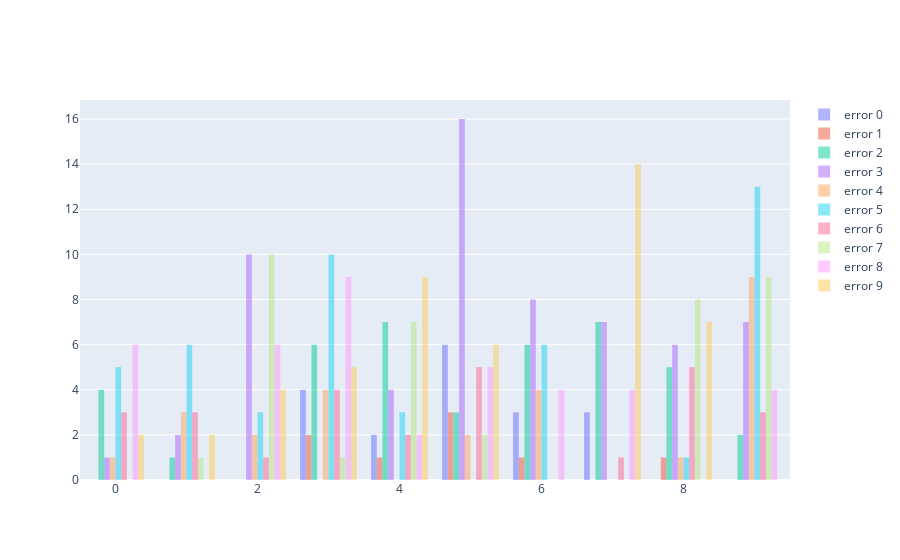

Notebook code for this chart:
### Code cell
import plotly.graph_objects as go
def error_analysis():
    yactual = np.asarray(test_y)

    fig=go.Figure()
    for i in range(10):
        items = pred[yactual==i] #
        correct = items[items==i]#
        err = items[items!=i]#
        fig.add_trace(go.Histogram(x=err,
                               nbinsx=10,name=f"error {i}",marker_color=i,opacity=0.5))
    fig.show()
    
error_analysis()

### Figure 1 — Plotly figure (JSON) as saved in the notebook; plotly's stock layout.template omitted (floating-point values rounded to 4 significant figures)
{"data": [{"marker": {"color": 0}, "name": "error 0", "nbinsx": 10, "opacity": 0.5, "type": "histogram", "x": [6, 6, 5, 5, 3, 3, 5, 4, 5, 5, 5, 7, 3, 3, 7, 4, 6, 7]}, {"marker": {"color": 1}, "name": "error 1", "nbinsx": 10, "opacity": 0.5, "type": "histogram", "x": [5, 4, 5, 3, 5, 6, 8, 3]}, {"marker": {"color": 2}, "name": "error 2", "nbinsx": 10, "opacity": 0.5, "type": "histogram", "x": [0, 7, 3, 8, 4, 5, 6, 4, 3, 7, 8, 8, 4, 4, 5, 3, 1, 7, 8, 6, 0, 6, 7, 6, 9, 8, 0, 3, 5, 7, 6, 6, 9, 3, 0, 7, 4, 3, 4, 4, 7]}, {"marker": {"color": 3}, "name": "error 3", "nbinsx": 10, "opacity": 0.5, "type": "histogram", "x": [9, 4, 5, 5, 5, 6, 9, 9, 5, 5, 8, 8, 5, 9, 1, 2, 5, 2, 5, 0, 2, 7, 2, 6, 2, 4, 6, 8, 2, 5, 6, 2, 6, 9, 8, 4, 7, 2, 5, 6, 4, 6, 2, 5, 7, 6, 5, 7, 9, 2, 5, 9, 5, 7, 5, 5, 8, 7, 7, 1, 8]}, {"marker": {"color": 4}, "name": "error 4", "nbinsx": 10, "opacity": 0.5, "type": "histogram", "x": [1, 0, 3, 3, 8, 9, 6, 5, 5, 9, 9, 9, 2, 1, 1, 6, 3, 6, 9, 6, 9, 9, 3, 2, 9, 9]}, {"marker": {"color": 5}, "name": "error 5", "nbinsx": 10, "opacity": 0.5, "type": "histogram", "x": [6, 2, 4, 9, 6, 9, 3, 3, 1, 3, 6, 0, 2, 9, 6, 9, 9, 1, 0, 8, 0, 1, 9, 9, 0, 3, 4, 0, 3, 3, 3, 6, 1, 9, 9, 9, 2, 3, 1, 3, 9, 9, 1, 4, 6, 3, 9]}, {"marker": {"color": 6}, "name": "error 6", "nbinsx": 10, "opacity": 0.5, "type": "histogram", "x": [9, 5, 1, 3, 5, 8, 0, 2, 9, 3, 3, 8, 4, 5, 7, 5, 3, 8, 4, 8, 0, 9, 0, 8, 1, 5, 1]}, {"marker": {"color": 7}, "name": "error 7", "nbinsx": 10, "opacity": 0.5, "type": "histogram", "x": [9, 9, 1, 2, 2, 8, 8, 8, 4, 2, 2, 2, 9, 9, 2, 5, 4, 9, 9, 8, 4, 3, 8, 4, 9, 8, 4, 4, 8, 2, 4, 9, 2, 2, 8, 2, 5, 9]}, {"marker": {"color": 8}, "name": "error 8", "nbinsx": 10, "opacity": 0.5, "type": "histogram", "x": [3, 7, 2, 2, 0, 5, 5, 9, 3, 6, 7, 9, 0, 0, 9, 6, 2, 9, 2, 4, 3, 3, 2, 5, 5, 5, 3, 6, 2, 3, 7, 0, 6, 7, 3, 3, 3, 0, 4, 0]}, {"marker": {"color": 9}, "name": "error 9", "nbinsx": 10, "opacity": 0.5, "type": "histogram", "x": [2, 1, 5, 3, 5, 2, 8, 8, 7, 5, 5, 2, 7, 3, 0, 7, 7, 2, 8, 3, 4, 7, 7, 8, 7, 4, 7, 7, 7, 7, 4, 3, 5, 7, 8, 4, 8, 4, 7, 0, 4, 3, 1, 4, 4, 4, 5, 7, 8]}], "layout": {}}
